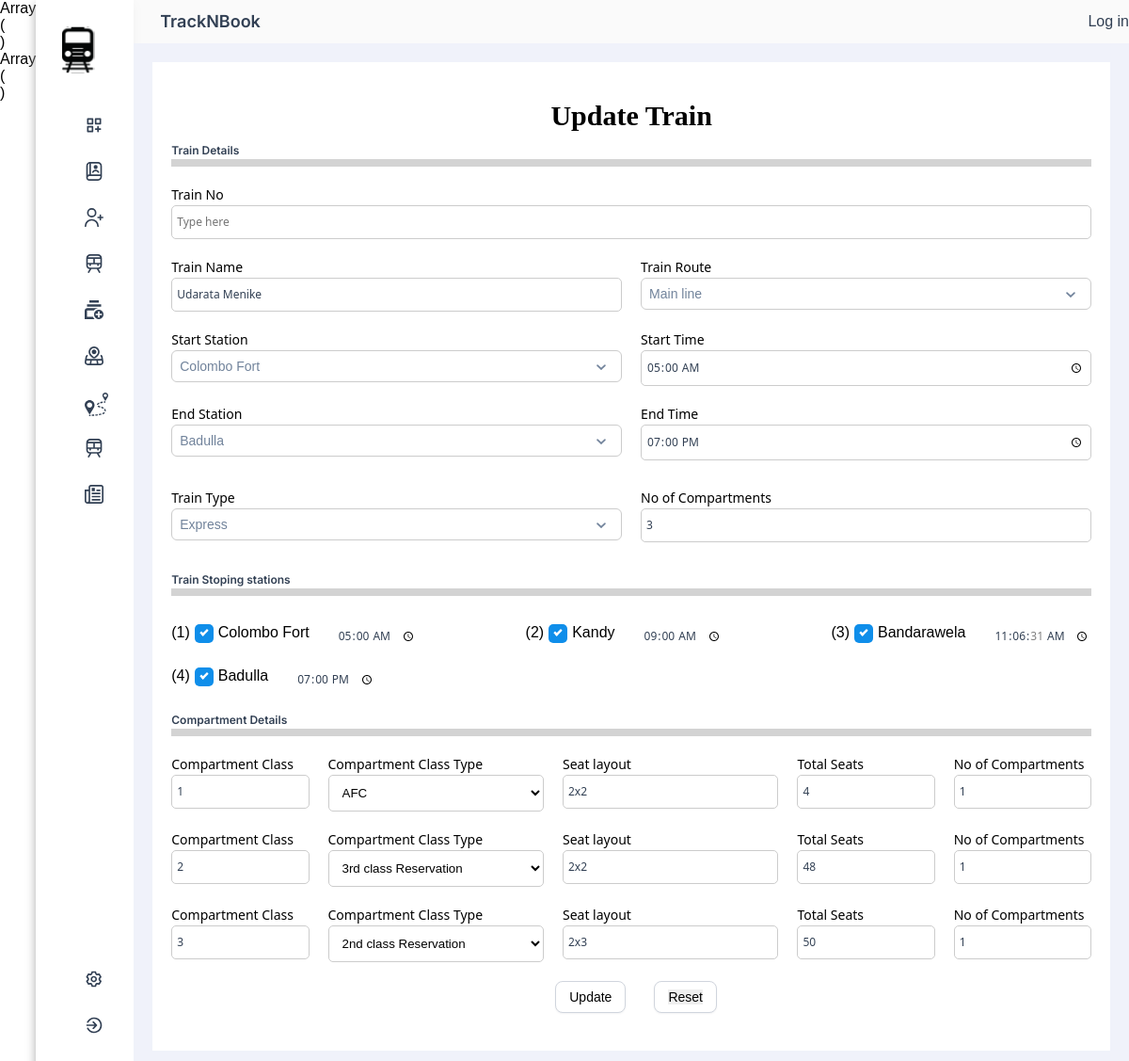
Page /public/staffgeneral/updateTrain/1 on the earlier database version.
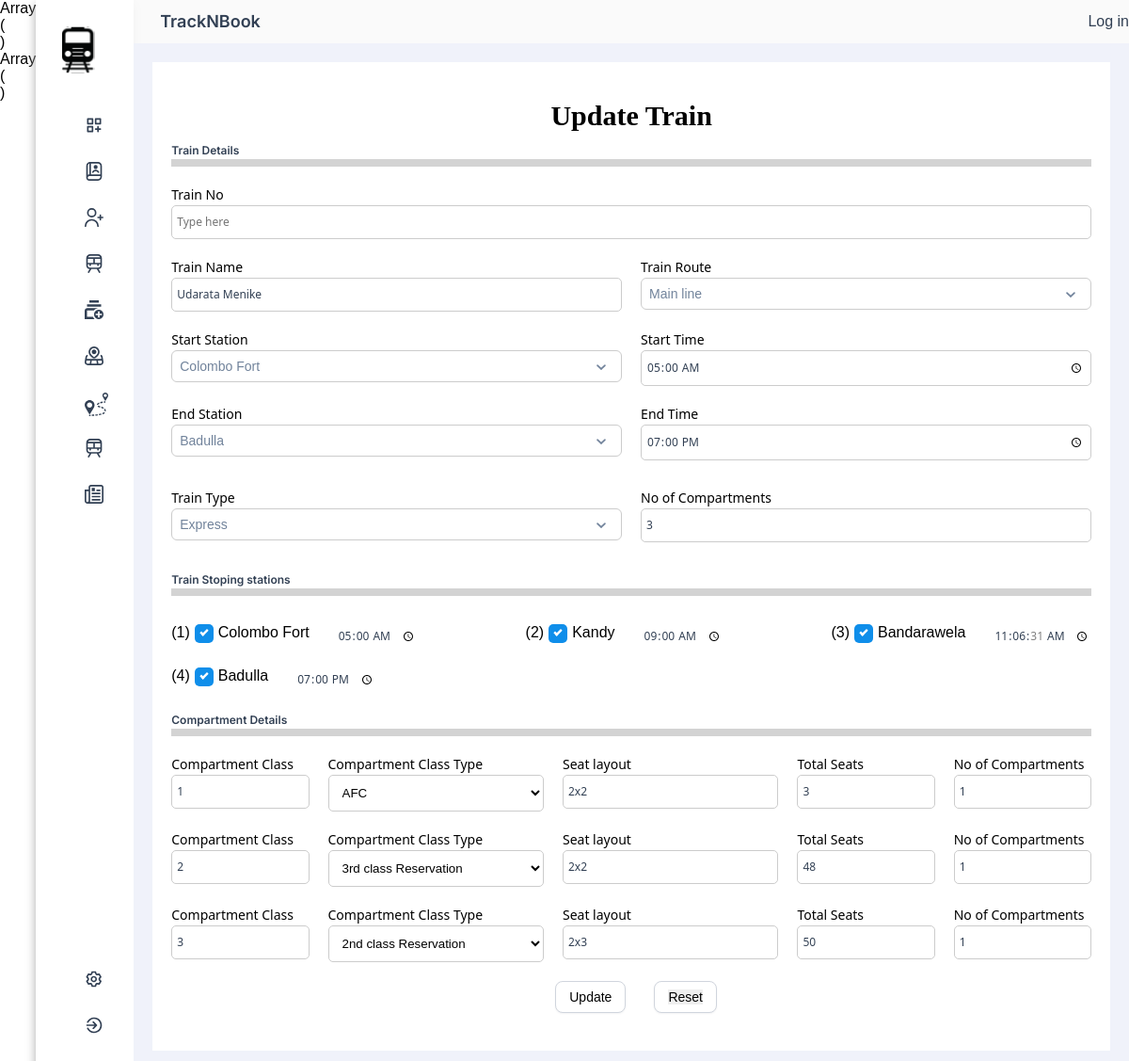
Same page on the later database version.
### tables this page shows
CREATE TABLE `tbl_compartment` (
  `compartment_id` int(11) NOT NULL,
  `compartment_train_id` int(11) NOT NULL,
  `compartment_class` varchar(11) NOT NULL DEFAULT '3',
  `compartment_class_type` int(11) NOT NULL,
  `compartment_seat_layout` varchar(15) NOT NULL,
  `compartment_total_seats` int(100) NOT NULL,
  `compartment_total_number` int(11) NOT NULL
);

CREATE TABLE `tbl_compartment_class_type` (
  `compartment_class_type_id` int(11) NOT NULL,
  `compartment_class_type` varchar(50) NOT NULL
);

### private/core/app.php (called while the page is built, shortened)
<?php
class App
{
    protected $method = 'index';
    public function __construct()
    {
        try{
            $URL = $this->getURL();
            if (file_exists("../private/controllers/" . $URL[0] . ".php" )) {
                unset( $URL[0]);
            }
            else {
               echo "<pre>";
                print_r($URL);
                echo "</pre>";
                require("../private/views/error404.view.php");
            }
            $this->controller = new $this->controller();
            if (isset($URL[1]) && method_exists($this->controller, $URL[1]))
            {
                $this->method = ucfirst($URL[1]);
                unset( $URL[1]);
            }
            $URL = array_values($URL);
            $this->params = $URL;
            call_user_func_array(array($this->controller,$this->method), $this->params);
        }
        catch(Exception $e)
        {
            die($e->getMessage());
        }
    }
    private function getURL()
    {
        $url = isset($_GET['url']) ? $_GET['url'] : "home";
        return explode("/",  filter_var(trim($url, "/"), FILTER_SANITIZE_URL));
    }
}
?>

### public/index.php (called while the page is built, shortened)
<?php
$app = new App;
?>

### private/core/database.php (called while the page is built, shortened)
<?php
class Database
{
    protected function connect()
    {
        $string = DBDRIVER . ":host=" . DBHOST . ";dbname=" . DBNAME;
        if (!$con = new PDO($string, DBUSER, DBPASS)) {
            die("database connection faild");
        }
        return $con;
    }
    public function query($query, $data = array(), $data_type = "object")
    {
        try {
            $con = $this->connect();
            $stm = $con->prepare($query);
            if ($stm) {
                $check = $stm->execute($data);
                if ($check) {
                    if ($data_type == "object") {
                        $data = $stm->fetchAll(PDO::FETCH_OBJ);
                    } elseif ($data_type == "array") {
                        $data = $stm->fetchAll(PDO::FETCH_ASSOC);
                    }
                    if (is_array($data) && count($data) > 0) {
                        return $data;
                    }
                }
            }
        } catch (PDOException $e) {
            die($e);
        }
        return false;
    }
}

### private/core/model.php (called while the page is built, shortened)
<?php
class Model extends Database
{
    protected $table;
    public function where($column, $value)
    {
        $column = addslashes($column);
        $query = "select * from $this->table where $column = :value";
        $data = $this->query($query, [
            'value' => $value
        ]);
        return $data;
    }
    public function findAll()
    {
        $query = "select * from $this->table ";
        $data = $this->query($query);
        return $data;
    }
}

### private/views/update.train.staffgeneral.view.php (the view, shortened to what the changed rows need)
<?php
print_r($_POST);
print_r($data['errors']);
?>
<body>
    <div class="column-left">
        <main class="bg">
            <div class="p-20 ">
                <div class="width-fill d-flex flex-column align-items-center g-10 bg-white">
                    <div class="row width-fill">
                        <div class="col-12 p-20">
                            <div class="d-flex flex-column align-items-center">
                                <form action="" method="post" class="width-fill">
                                    <div class="compartmentDetails mt-20">
                                        <?php foreach ($data['compartments'] as $key => $comparment) : ?>
                                            <div class="row g-20 mt-20 mb-20 ">
                                                <div class="col-2">
                                                    <div class="text-inputs">
                                                        <div class="input-text-label">Compartment Class</div>
                                                        <div class="input-field">
                                                            <div class="text">
                                                                <input type="text" name="compartment[class][]" class="type-here" placeholder="eg: 1st class" value="<?= $comparment->compartment_class ?>">
                                                            </div>
                                                        </div>
                                                    </div>
                                                </div>
                                                <div class="col-3">
                                                    <div class="text-inputs">
                                                        <div class="input-text-label">Compartment Class Type</div>
                                                        <div class="width-fill">
                                                            <select class="input-field width-fill p-10" name="compartment[type][]" placeholder="Please choose">
                                                                <?php foreach ($data['compartment_types'] as $comparment_type) : ?>
                                                                    <option value="<?php echo $comparment_type->compartment_class_type_id ?>" <?php echo ($comparment_type->compartment_class_type_id ==  $comparment->compartment_class_type) ? "selected" : "" ?>><?php echo $comparment_type->compartment_class_type ?></option>
                                                                <?php endforeach; ?>
                                                            </select>
                                                        </div>
                                                    </div>
                                                </div>
                                                <div class="col-3">
                                                    <div class="text-inputs">
                                                        <div class="input-text-label">Seat layout</div>
                                                        <div class="input-field">
                                                            <div class="text">
                                                                <input type="text" name="<?= "compartment[seat_layout][]" ?>" class="type-here" placeholder="eg: 2x3" value="<?= $comparment->compartment_seat_layout ?>">
                                                            </div>
                                                        </div>
                                                    </div>
                                                </div>
                                                <div class="col-2">
                                                    <div class="text-inputs">
                                                        <div class="input-text-label">Total Seats</div>
                                                        <div class="input-field">
                                                            <div class="text">
                                                                <input type="text" name="<?= "compartment[total_seats][]" ?>" class="type-here" placeholder="eg: 48" value="<?= $comparment->compartment_total_seats ?>">
                                                            </div>
                                                        </div>
                                                    </div>
                                                </div>
                                                <div class="col-2">
                                                    <div class="text-inputs">
                                                        <div class="input-text-label">No of Compartments</div>
                                                        <div class="input-field">
                                                            <div class="text">
                                                                <input type="text" name="<?= "compartment[total_number][]" ?>" class="type-here" placeholder="eg: no of compartments" value="<?= $comparment->compartment_total_number ?>">
                                                            </div>
                                                        </div>
                                                    </div>
                                                </div>
                                            </div>
                                        <?php endforeach; ?>
                                    </div>
                                </form>
                            </div>
                        </div>
                    </div>
                </div>
            </div>
        </main>
    </div>
</body>
</html>

Differences in the rows shown:
changed tbl_compartment "AFC": compartment_total_seats "4" → "3"
